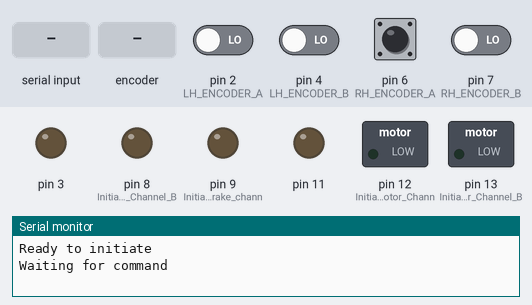
The sketch below on a simulated Arduino Uno, built with avr-gcc and run on an emulated ATmega328P. Shown: switched loads named in the sketch (green lamp = pin HIGH), output pins drawn as LEDs (lit = HIGH), the last lines printed to the serial monitor. The test bench sets the inputs (shaded band); at power-on: pin 2 (LH_ENCODER_A), pin 4 (LH_ENCODER_B), pin 6 (RH_ENCODER_A), pin 7 (RH_ENCODER_B) LOW.

Above: at 1.2 s.
1.3 s: "w" received over Serial
At 2.2 s:
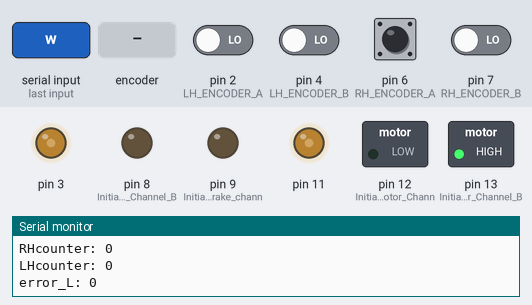
2.8 s: rotary encoder on pin 2 (LH_ENCODER_A) / pin 7 (RH_ENCODER_B) turned 3 steps (first pin leading)
At 3.2 s:
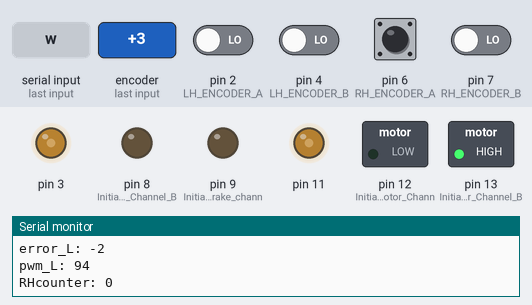
4.9 s: pin 6 (RH_ENCODER_A) driven HIGH
At 5.4 s:
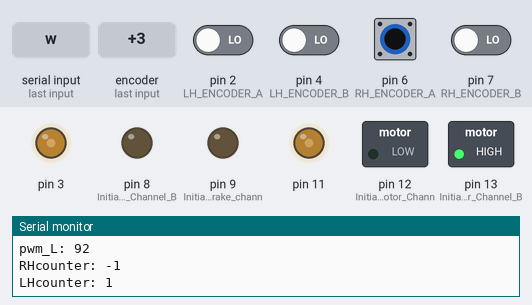
7.9 s: rotary encoder on pin 2 (LH_ENCODER_A) / pin 7 (RH_ENCODER_B) turned 3 steps (first pin leading)
At 8.09 s:
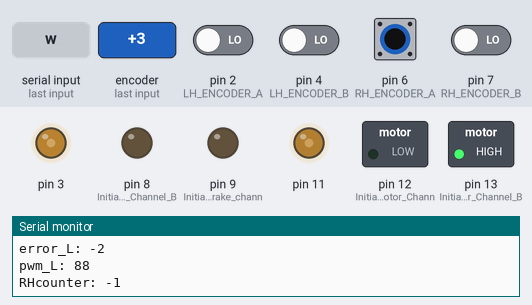
11.5 s: pin 6 (RH_ENCODER_A) driven LOW
At 13.0 s:
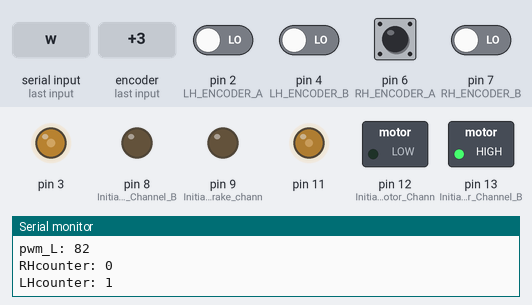
14.5 s: pin 6 (RH_ENCODER_A) pulsed HIGH 5 times (0.12 s each, 0.3 s apart)
At 14.79 s:
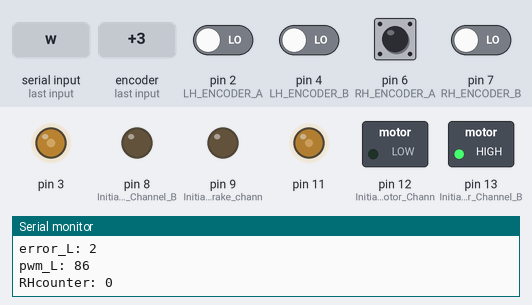
Timing chart, 0 to 17.5 s (numbered marks = the images above; inputs shaded):
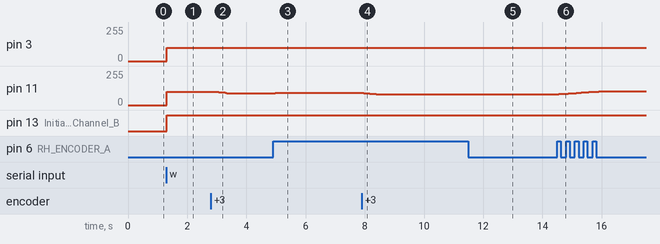

Measured:
- after the input at 1.3 s, pin 3, pin 11: 0/255 → 100/255 at once; pin 13 (Initiates_Motor_Channel_B): LOW → HIGH at once
- after the input at 2.8 s, pin 11: 100/255 → 98/255 after 0.11 s, → 94/255 0.16 s later, → 90/255 0.21 s later
- after the input at 4.9 s, pin 11: 90/255 → 92/255 after 0.08 s
- after the input at 7.9 s, pin 11: 92/255 → 88/255 after 0.06 s, → 84/255 0.22 s later, → 80/255 0.22 s later
- after the input at 11.5 s, pin 11: 80/255 → 82/255 after 0.08 s
- after the input at 14.5 s, pin 11: moves from 82/255 to 102/255 over 1.3 s, starting after 0.06 s

The sketch:

Arduino_Uno_Main_V3.ino
```cpp
// pins for the encoder inputs
#define RH_ENCODER_A 6
#define RH_ENCODER_B 7
#define LH_ENCODER_A 2
#define LH_ENCODER_B 4

#define travel_distance 100
#define left_turn_distance 50
#define right_turn_distance 50
#define t_interval 10

// Encoder variables
long RHcounter = 0;
long LHcounter = 0;

int RHState;
int RHLastState;
int LHState;
int LHLastState;

long counterarray[2];
long last_counterarray[2];

// PID Variables
unsigned int pwm_R = 100;
unsigned int pwm_L = 100;
int speed_L=0;
int speed_R=0;
int Kp=2;
int error_L;

//serial inputs
char incomingByte;
char command;

void setup() {
  //Setup Encoder
  pinMode(LH_ENCODER_A, INPUT);
  pinMode(LH_ENCODER_B, INPUT);
  pinMode(RH_ENCODER_A, INPUT);
  pinMode(RH_ENCODER_B, INPUT);

  //Setup Motor Channels
  pinMode(13, OUTPUT); //Initiates Motor Channel B pin
  pinMode(8, OUTPUT);  //Initiates Brake Channel B pin
  pinMode(12, OUTPUT); //Initiates the Motor Channel A pin
  pinMode(9, OUTPUT); //Initiates the Brake channel A pin

  //Set last_counterarray to zero
  last_counterarray[0]={0};
  last_counterarray[1]={0};


  //Initiate Serial Monitor
  Serial.begin(9600);
  Serial.println("Ready to initiate");
  Serial.println("Waiting for command");
}

void loop() {
  //waiting for command
  if (Serial.available()>0){
    incomingByte=Serial.read();
    command=incomingByte;
    Serial.print("Incoming Command: ");
    Serial.println(incomingByte);
    }

  counterarray[0] = {0};
  counterarray[1] = {0};
  RHcounter = 0;
  LHcounter = 0;

  //moving forward
  if (command == 'w') {
    Serial.println("Commencing Forward Sequence");

    // move forward until some distance
    runR(pwm_R, true);
    runL(pwm_L, false);

    while(abs(counterarray[1])<travel_distance){
      encoder();
      Serial.print("RHcounter: ");
      Serial.println(counterarray[0]);
      Serial.print("LHcounter: ");
      Serial.println(counterarray[1]);

      //RH motor --> master, LH motor --> slave
      speed_R = counterarray[0]-last_counterarray[0];
      speed_L = counterarray[1]-last_counterarray[1];
      error_L = (abs(speed_R)-abs(speed_L))*Kp;
      pwm_L = pwm_L + error_L;

      Serial.print("error_L: ");
      Serial.println(error_L);
      Serial.print("pwm_L: ");
      Serial.println(pwm_L);

      //store last counter value
      last_counterarray[0]=counterarray[0];
      last_counterarray[1]=counterarray[1];

      //set left motor to new values
      runL(pwm_L, false);
    }

      //full stop
      fs();
      runR(0,true);
      runL(0,true);

      command = 'z';
      Serial.println(counterarray[0]);
      Serial.println("Forward Sequence Complete");
    }

    //moving forward
  if (command == 's') {
    Serial.println("Commencing Backward Sequence");

    // move forward until some distance
    while(abs(counterarray[1])<travel_distance){
      runR(pwm_R, false);
      runL(pwm_L, true);

      encoder();
      Serial.print("RHcounter: ");
      Serial.println(counterarray[0]);
      Serial.print("LHcounter: ");
      Serial.println(counterarray[1]);
    }

      //full stop
      fs();
      runR(0,false);
      runL(0,true);

      command = 'z';
      Serial.println("Backward Sequence Complete");
    }

if (command == 'd') {
    Serial.println("Commencing Right Turn");

    // spin right some distance
    while(abs(counterarray[1])<right_turn_distance){
      runR(pwm_R, false);
      runL(pwm_L, false);

      encoder();
      Serial.print("RHcounter: ");
      Serial.println(counterarray[0]);
      Serial.print("LHcounter: ");
      Serial.println(counterarray[1]);
    }

      //full stop
      fs();
      runR(0,true);
      runL(0,true);

      //reset command
      command = 'z';

      Serial.println("Right Turn Sequence Complete");
    }

if (command == 'a') {
    Serial.println("Commencing Right Turn");

    // spin left some distance
    while(abs(counterarray[1])<left_turn_distance){
      runR(pwm_R, true);
      runL(pwm_L, true);

      encoder();
      Serial.print("RHcounter: ");
      Serial.println(counterarray[0]);
      Serial.print("LHcounter: ");
      Serial.println(counterarray[1]);
    }

      //full stop
      fs();
      runR(0,false);
      runL(0,false);

      //reset command
      command = 'z';

      Serial.println("Right Turn Sequence Complete");
    }
}

void runR(int speed, boolean rev) {
  //Channel A
  if(rev) {
    //Establishes backward direction of Channel A
    digitalWrite(12, LOW);
  }else {
    //Establishes forward direction of Channel A
    digitalWrite(12, HIGH);
  }
  digitalWrite(9, LOW);   //Disengage the Brake for Channel A
  analogWrite(3, speed);   //Spins the motor on Channel A at full speed
}

void runL(int speed, boolean rev) {
  //Channel B
  if(rev) {
    digitalWrite(13, LOW); //Establishes backwards direction of Channel B
  }else{
    digitalWrite(13, HIGH); //Establishes forward direction of Channel B
  }

  digitalWrite(8, LOW);   //Disengage the Brake for Channel B
  analogWrite(11, speed);   //Spins the motor on Channel B at full speed
}

//fullstop
void fs(){
  digitalWrite(8, HIGH);
  digitalWrite(9, HIGH);
}

//encoder code
void encoder() {
  //record start time
  int start_time=millis();
  //keep running encoder for time interval
  while(millis()-start_time<t_interval){
   RHState = digitalRead(RH_ENCODER_A ); // Reads the "current" state of the outputA
   // If the previous and the current state of the outputA are different, that means a Pulse has occured
   if (RHState != RHLastState){
     // If the outputB state is different to the outputA state, that means the encoder is rotating clockwise
     if (digitalRead(RH_ENCODER_B) != RHState) {
       RHcounter ++;
     } else {
       RHcounter --;
     }
   }
   RHLastState = RHState; // Updates the previous state of the outputA with the current state

   LHState = digitalRead(LH_ENCODER_A ); // Reads the "current" state of the outputA
   // If the previous and the current state of the outputA are different, that means a Pulse has occured
   if (LHState != LHLastState){
     // If the outputB state is different to the outputA state, that means the encoder is rotating clockwise
     if (digitalRead(LH_ENCODER_B) != LHState) {
       LHcounter ++;
     } else {
       LHcounter --;
     }
   }
   LHLastState = LHState; // Updates the previous state of the outputA with the current state
  }
  counterarray[0] = {RHcounter};
  counterarray[1] = {LHcounter};
 }
```
